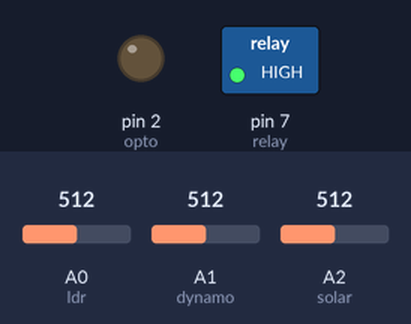
Simulated run of this sketch. Board: Arduino Uno, built with avr-gcc and run on an emulated ATmega328P. On the bench: switched loads named in the sketch (green lamp = pin HIGH), output pins drawn as LEDs (lit = HIGH). Inputs (shaded band) come from the test bench; at power-on: A0 (ldr) = 512, A1 (dynamo) = 512, A2 (solar) = 512.

Above: at 4.2 s.
4.3 s: A0 (ldr) set to 107
5.8 s: A0 (ldr) set to 93
At 6.9 s:
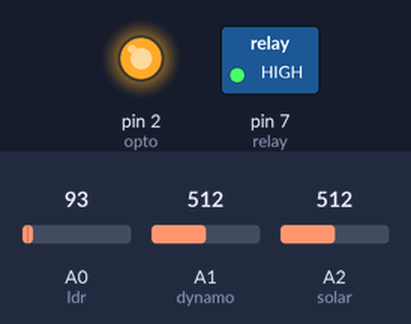
7.5 s: A0 (ldr) set to 110
At 8.8 s:
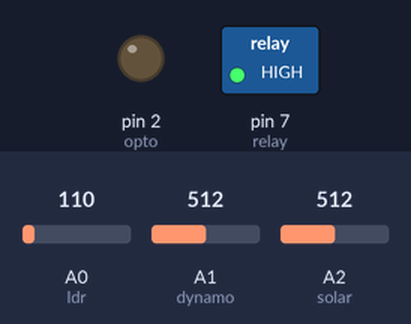
9.1 s: A0 (ldr) set to 90
At 9.9 s:
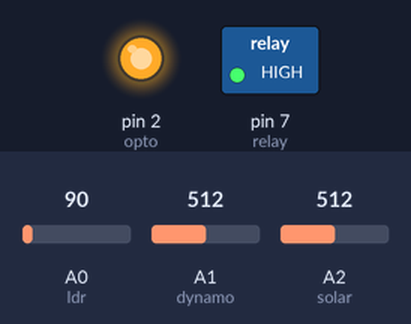
Timing chart, 0 to 11.7 s (numbered marks = the images above; inputs shaded):
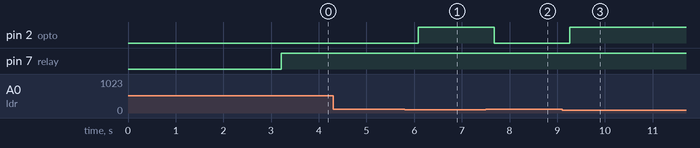

Measured:
- the behaviour switches between 101 and 100 on A0 (ldr) (found by bisection; images 0 and 1)
- after the input at 4.3 s, every drawn part: stays the same
- after the input at 5.8 s, pin 2 (opto): LOW → HIGH after 0.28 s
- after the input at 7.5 s, pin 2 (opto): HIGH → LOW after 0.17 s
- after the input at 9.1 s, pin 2 (opto): LOW → HIGH after 0.17 s

The sketch:

hybrid.ino
```cpp
#include <Wire.h>
#include <LiquidCrystal_I2C.h>
LiquidCrystal_I2C lcd(0x27, 16, 2);
const int ldr = A0;
const int dynamo = A1;
const int solar = A2;
const int relay = 7;
const int opto = 2;
int volt2 = 0;
int volt1 = 0;
int volt3 = 0;
int volt4 = 0;
void setup() {
  //lcd.init();// initialize the lcd
  //lcd.init();
  //lcd.backlight();
  lcd.setCursor(0, 0);
  lcd.print("Made by:");
  lcd.setCursor(0, 1);
  lcd.print("Millicent Maina");
  //Serial.begin(9600);
  pinMode(ldr, INPUT);
  pinMode(dynamo, INPUT);
  pinMode(solar, INPUT);
  pinMode(relay, OUTPUT);
  pinMode(opto, OUTPUT);

  digitalWrite(relay, LOW); // Initialise the relay on dynamo usage

  delay(3000);
}

void loop() {
  lcd.clear();
  int Value1 = analogRead(dynamo);

  delay(100);
  int Value2 = analogRead(solar);
  delay(100);
  volt1 = map(Value1, 1023, 0, 5, 0);//dynamo value
  volt2 = map(Value2, 1023, 0, 5, 0);//solar value
  volt3 = volt1 - 4;//dynamo value without error
  volt4 = volt2 - 4;//solar value without error
  lcd.setCursor(0,0);
  lcd.print("dynamo");
  lcd.setCursor(8, 0);
  lcd.print(volt3);

  lcd.setCursor(0, 1);
  lcd.print("solar");
  lcd.setCursor(7,1);
  lcd.print(volt4);

  if (volt3 <= 11) {
    digitalWrite(relay, HIGH);
  }
  else {
    digitalWrite(relay, LOW);
  }
  int Value = analogRead(ldr);
  delay(10);
  if (Value <= 100) {
    digitalWrite(opto, HIGH);
    lcd.setCursor(9, 1);
    lcd.print("led ON");
  }
  else {
    digitalWrite(opto, LOW);
    lcd.setCursor(9, 1);
    lcd.print("led OFF");
  }
  delay(100);
}
```

ultrasonic.cpp
```cpp
#include "ultrasonic.h"


Ultrasonic::Ultrasonic(int trig, int echo) {
  trigPin = trig;
  echoPin = echo;
}

void Ultrasonic::initialize() {
  pinMode(trigPin, OUTPUT); // Sets the trigPin as an Output
  pinMode(echoPin, INPUT); // Sets the echoPin as an Input
}

int Ultrasonic::getDistance() {
  digitalWrite(trigPin, LOW);
  delayMicroseconds(2);
  // Sets the trigPin on HIGH state for 10 micro seconds
  digitalWrite(trigPin, HIGH);
  delayMicroseconds(10);
  digitalWrite(trigPin, LOW);
  // Reads the echoPin, returns the sound wave travel time in microseconds
  duration = pulseIn(echoPin, HIGH);
  // Calculating the distance
  distance = duration * 0.034 / 2;
  return distance;
}
```

ultrasonic.h
```cpp
#ifndef roboken_ultrasonic
#define roboken_ultrasonic
#include <Arduino.h>

class Ultrasonic {
  public:
    int trigPin;
    int echoPin;
    long duration;
    int distance;

    Ultrasonic(int trig, int echo);
    void initialize();
    int getDistance();

  private:
  protected:

};


#endif //roboken_ultrasonic
```
